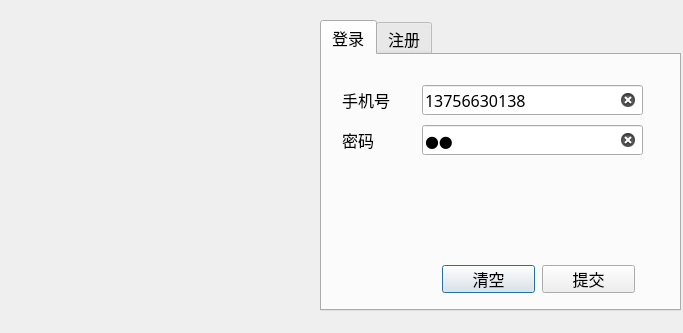
<?xml version="1.0" encoding="UTF-8"?>
<ui version="4.0">
 <class>LoginDialog</class>
 <widget class="QDialog" name="LoginDialog">
  <property name="geometry">
   <rect>
    <x>0</x>
    <y>0</y>
    <width>683</width>
    <height>333</height>
   </rect>
  </property>
  <property name="minimumSize">
   <size>
    <width>683</width>
    <height>333</height>
   </size>
  </property>
  <property name="maximumSize">
   <size>
    <width>683</width>
    <height>333</height>
   </size>
  </property>
  <property name="font">
   <font>
    <family>微软雅黑</family>
    <pointsize>12</pointsize>
   </font>
  </property>
  <property name="windowTitle">
   <string>Dialog</string>
  </property>
  <widget class="QLabel" name="lb_icon">
   <property name="geometry">
    <rect>
     <x>20</x>
     <y>20</y>
     <width>300</width>
     <height>300</height>
    </rect>
   </property>
   <property name="text">
    <string/>
   </property>
   <property name="pixmap">
    <pixmap resource="resourse.qrc">:/tb/ysxs.png</pixmap>
   </property>
   <property name="scaledContents">
    <bool>true</bool>
   </property>
  </widget>
  <widget class="QTabWidget" name="tw_login_register">
   <property name="geometry">
    <rect>
     <x>320</x>
     <y>20</y>
     <width>361</width>
     <height>291</height>
    </rect>
   </property>
   <property name="currentIndex">
    <number>0</number>
   </property>
   <widget class="QWidget" name="tab_login">
    <attribute name="title">
     <string>登录</string>
    </attribute>
    <widget class="QLabel" name="lb_tel">
     <property name="geometry">
      <rect>
       <x>20</x>
       <y>30</y>
       <width>72</width>
       <height>30</height>
      </rect>
     </property>
     <property name="text">
      <string>手机号</string>
     </property>
    </widget>
    <widget class="QLineEdit" name="le_tel">
     <property name="geometry">
      <rect>
       <x>100</x>
       <y>30</y>
       <width>221</width>
       <height>30</height>
      </rect>
     </property>
     <property name="toolTip">
      <string>&lt;html&gt;&lt;head/&gt;&lt;body&gt;&lt;p&gt;输入11位手机号&lt;/p&gt;&lt;/body&gt;&lt;/html&gt;</string>
     </property>
     <property name="text">
      <string>13756630138</string>
     </property>
     <property name="clearButtonEnabled">
      <bool>true</bool>
     </property>
    </widget>
    <widget class="QLineEdit" name="le_password">
     <property name="geometry">
      <rect>
       <x>100</x>
       <y>70</y>
       <width>221</width>
       <height>30</height>
      </rect>
     </property>
     <property name="toolTip">
      <string>&lt;html&gt;&lt;head/&gt;&lt;body&gt;&lt;p&gt;&lt;span style=&quot; font-size:12pt;&quot;&gt;输入不多于20位密码&lt;/span&gt;&lt;/p&gt;&lt;/body&gt;&lt;/html&gt;</string>
     </property>
     <property name="text">
      <string>12</string>
     </property>
     <property name="echoMode">
      <enum>QLineEdit::Password</enum>
     </property>
     <property name="clearButtonEnabled">
      <bool>true</bool>
     </property>
    </widget>
    <widget class="QLabel" name="lb_password">
     <property name="geometry">
      <rect>
       <x>20</x>
       <y>70</y>
       <width>72</width>
       <height>30</height>
      </rect>
     </property>
     <property name="text">
      <string>密码</string>
     </property>
    </widget>
    <widget class="QPushButton" name="pb_clear">
     <property name="geometry">
      <rect>
       <x>120</x>
       <y>210</y>
       <width>93</width>
       <height>28</height>
      </rect>
     </property>
     <property name="text">
      <string>清空</string>
     </property>
    </widget>
    <widget class="QPushButton" name="pb_commit">
     <property name="geometry">
      <rect>
       <x>220</x>
       <y>210</y>
       <width>93</width>
       <height>28</height>
      </rect>
     </property>
     <property name="text">
      <string>提交</string>
     </property>
    </widget>
   </widget>
   <widget class="QWidget" name="tab_register">
    <attribute name="title">
     <string>注册</string>
    </attribute>
    <widget class="QPushButton" name="pb_commit_register">
     <property name="geometry">
      <rect>
       <x>220</x>
       <y>210</y>
       <width>93</width>
       <height>28</height>
      </rect>
     </property>
     <property name="text">
      <string>提交</string>
     </property>
    </widget>
    <widget class="QLabel" name="lb_password_register">
     <property name="geometry">
      <rect>
       <x>30</x>
       <y>80</y>
       <width>72</width>
       <height>30</height>
      </rect>
     </property>
     <property name="text">
      <string>密码</string>
     </property>
    </widget>
    <widget class="QLineEdit" name="le_password_register">
     <property name="geometry">
      <rect>
       <x>110</x>
       <y>80</y>
       <width>221</width>
       <height>30</height>
      </rect>
     </property>
     <property name="toolTip">
      <string>&lt;html&gt;&lt;head/&gt;&lt;body&gt;&lt;p&gt;输入不超过20位密码&lt;/p&gt;&lt;/body&gt;&lt;/html&gt;</string>
     </property>
     <property name="text">
      <string/>
     </property>
     <property name="echoMode">
      <enum>QLineEdit::Password</enum>
     </property>
     <property name="clearButtonEnabled">
      <bool>true</bool>
     </property>
    </widget>
    <widget class="QLabel" name="lb_tel_register">
     <property name="geometry">
      <rect>
       <x>30</x>
       <y>40</y>
       <width>72</width>
       <height>30</height>
      </rect>
     </property>
     <property name="text">
      <string>手机号</string>
     </property>
    </widget>
    <widget class="QLineEdit" name="le_tel_register">
     <property name="geometry">
      <rect>
       <x>110</x>
       <y>40</y>
       <width>221</width>
       <height>30</height>
      </rect>
     </property>
     <property name="toolTip">
      <string>&lt;html&gt;&lt;head/&gt;&lt;body&gt;&lt;p&gt;输入11位手机号&lt;/p&gt;&lt;/body&gt;&lt;/html&gt;</string>
     </property>
     <property name="text">
      <string/>
     </property>
     <property name="clearButtonEnabled">
      <bool>true</bool>
     </property>
    </widget>
    <widget class="QPushButton" name="pb_clear_register">
     <property name="geometry">
      <rect>
       <x>120</x>
       <y>210</y>
       <width>93</width>
       <height>28</height>
      </rect>
     </property>
     <property name="text">
      <string>清空</string>
     </property>
    </widget>
    <widget class="QLineEdit" name="le_confim_register">
     <property name="geometry">
      <rect>
       <x>110</x>
       <y>120</y>
       <width>221</width>
       <height>30</height>
      </rect>
     </property>
     <property name="toolTip">
      <string>&lt;html&gt;&lt;head/&gt;&lt;body&gt;&lt;p&gt;输入不超过20位密码&lt;/p&gt;&lt;/body&gt;&lt;/html&gt;</string>
     </property>
     <property name="text">
      <string/>
     </property>
     <property name="echoMode">
      <enum>QLineEdit::Password</enum>
     </property>
     <property name="clearButtonEnabled">
      <bool>true</bool>
     </property>
    </widget>
    <widget class="QLabel" name="lb_confim_register">
     <property name="geometry">
      <rect>
       <x>30</x>
       <y>120</y>
       <width>72</width>
       <height>30</height>
      </rect>
     </property>
     <property name="text">
      <string>确认密码</string>
     </property>
    </widget>
    <widget class="QLineEdit" name="le_name_register">
     <property name="geometry">
      <rect>
       <x>110</x>
       <y>160</y>
       <width>221</width>
       <height>30</height>
      </rect>
     </property>
     <property name="toolTip">
      <string>&lt;html&gt;&lt;head/&gt;&lt;body&gt;&lt;p&gt;&lt;span style=&quot; font-size:12pt;&quot;&gt;输入不超过10位昵称&lt;/span&gt;&lt;/p&gt;&lt;/body&gt;&lt;/html&gt;</string>
     </property>
     <property name="text">
      <string/>
     </property>
     <property name="echoMode">
      <enum>QLineEdit::Normal</enum>
     </property>
     <property name="clearButtonEnabled">
      <bool>true</bool>
     </property>
    </widget>
    <widget class="QLabel" name="lb_name_register">
     <property name="geometry">
      <rect>
       <x>30</x>
       <y>160</y>
       <width>72</width>
       <height>30</height>
      </rect>
     </property>
     <property name="text">
      <string>昵称</string>
     </property>
    </widget>
   </widget>
  </widget>
 </widget>
 <tabstops>
  <tabstop>le_tel_register</tabstop>
  <tabstop>le_password_register</tabstop>
  <tabstop>le_confim_register</tabstop>
  <tabstop>le_name_register</tabstop>
  <tabstop>pb_commit_register</tabstop>
  <tabstop>pb_clear_register</tabstop>
  <tabstop>tw_login_register</tabstop>
  <tabstop>le_tel</tabstop>
  <tabstop>le_password</tabstop>
  <tabstop>pb_commit</tabstop>
  <tabstop>pb_clear</tabstop>
 </tabstops>
 <resources>
  <include location="resourse.qrc"/>
 </resources>
 <connections/>
</ui>
